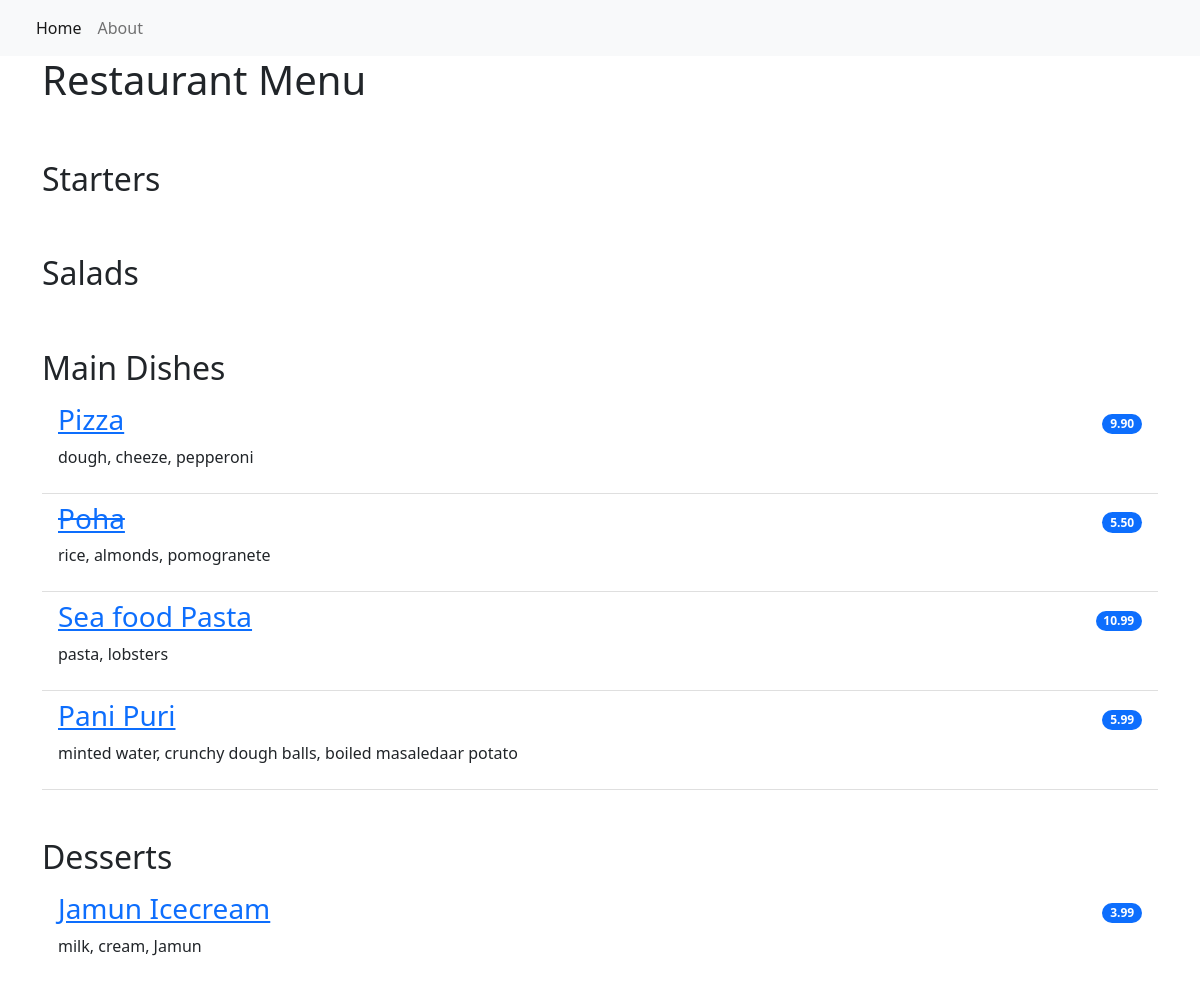
The app's page /, older data.
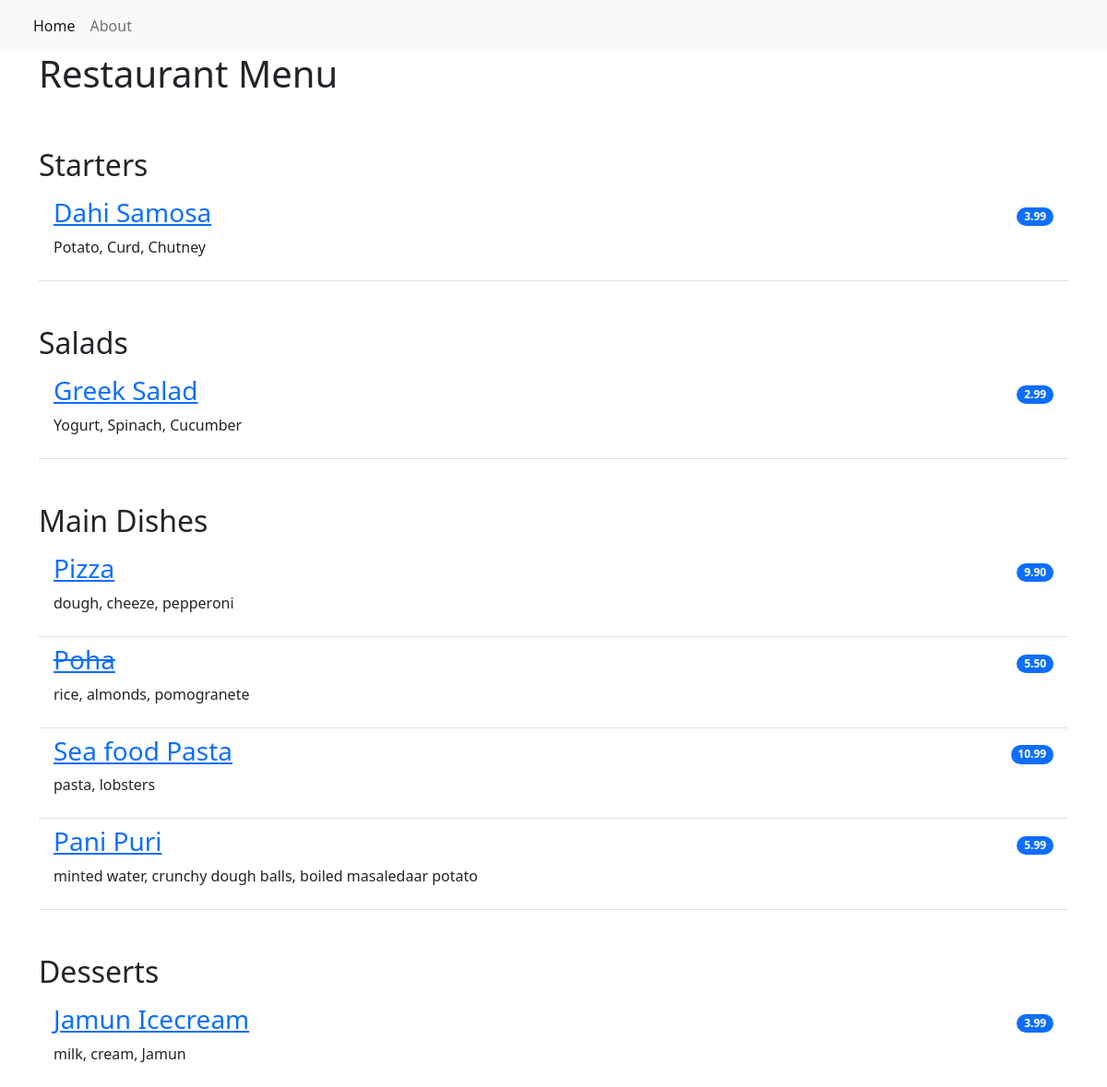
The same page, newer data.
### restaurant_menu/models.py (models this page shows, shortened)
class Item(models.Model):
    meal = models.CharField(max_length=1000, unique=True)
    description = models.CharField(max_length=2000)
    price = models.DecimalField(max_digits=10, decimal_places=2)
    meal_type = models.CharField(max_length=200, choices=MEAL_TYPE)
    author = models.ForeignKey(User, on_delete=models.PROTECT)
    status = models.IntegerField(choices=STATUS, default=1)
    date_created = models.DateTimeField(auto_now_add=True)
    date_updated = models.DateTimeField(auto_now=True)

### restaurant_menu/views.py (the view)
# urls.py: path('',views.MenuList.as_view(), name='home'),
class MenuList(generic.ListView):
    queryset = Item.objects.order_by("date_created")
    template_name = "index.html"
    def get_context_data(self, **kwargs):
        context = super().get_context_data(**kwargs)
        context["meals"] = MEAL_TYPE
        return context

### restaurant_menu/templates/index.html
{% extends 'base.html' %}
{% block content %}
<div class="container">
    <h1> Restaurant Menu </h1>
    <ul class="list-group list-group-flush">
        {% for meal in meals %}
            <h2 class="pt-5"> {{ meal.1 }}</h2>
            {% for row in item_list %}
                {% if row.meal_type == meal.0 %}
                    {% if row.status == 0 %}
                    <li class="list-group-item d-flex justify-content-between align-items-center border-0 pb-0">
                        <a href="{% url 'menu_item' row.pk %}"><h3><del>{{ row.meal }}</del></h3></a>
                        <span class="badge bg-primary rounded-pill">{{ row.price }}</span>
                    </li>
                    <li class="list-group-item pt-0">
                        <p>{{ row.description }}</p>
                    </li>
                        {% else %}
                    <li class="list-group-item d-flex justify-content-between align-items-center border-0 pb-0">
                        <a href="{% url 'menu_item' row.pk %}"><h3>{{ row.meal }}</h3></a>
                        <span class="badge bg-primary rounded-pill">{{ row.price }}</span>
                    </li>
                    <li class="list-group-item pt-0">
                        <p>{{ row.description }}</p>
                    </li>
                    {% endif %}
                {% endif %}
            {% endfor %}
        {% endfor %}
    </ul>
</div>
{% endblock content %}

Row changes from the older to the newer data that the page shows:
added Item: meal "Dahi Samosa", price "3.99", description "Potato, Curd, Chutney", shown under "Starters"
added Item: meal "Greek Salad", price "2.99", description "Yogurt, Spinach, Cucumber", shown under "Salads"
